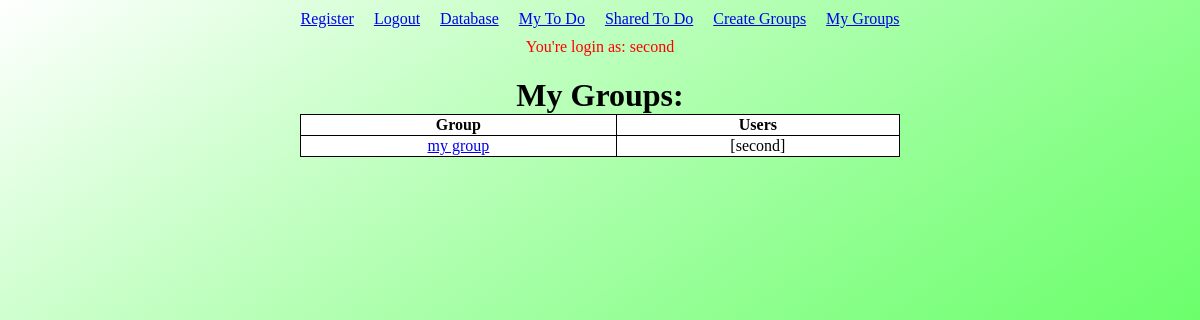
The app's page /mygroups (signed in), older data.
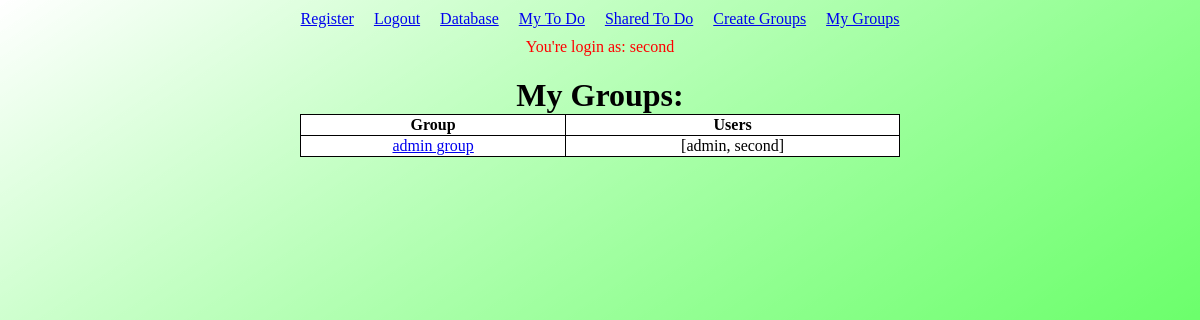
The same page, newer data.
### main.py (models this page shows, shortened)
class Group(db.Model):
    id = db.Column(db.Integer, primary_key = True)
    name = db.Column(db.String(10), unique=True, index=True)
    password = db.Column(db.String(20))
    users = db.relationship('User',
                            secondary=groups,
                            backref=db.backref('groups',
                                                lazy='dynamic',
                                                order_by=name))
    def __repr__(self):
        return self.name

class User(db.Model, UserMixin):
    id = db.Column(db.Integer, primary_key = True)
    username = db.Column(db.String(10), unique=True, index=True)
    password = db.Column(db.String(20))
    todos = db.relationship('Todo', backref='owner', lazy=True)
    def __repr__(self):
        return self.username

### main.py (the view)
@app.route("/mygroups")
@login_required
def my_groups():
    user = current_user
    groups = Group.query.all()
    my_groups = []
    for group in groups:
        if user in group.users:
            my_groups.append(group)
    return render_template('my_groups.html', my_groups=my_groups)

### main.py (called while the page is built)
@login_manager.user_loader
def load_user(user_id):
    return User.query.get(int(user_id))

### templates/my_groups.html
{% extends "layout.html" %}
{% block content %}
    <h1>My Groups:</h1>
    <table style="width: 50%; margin-left: auto; margin-right: auto;">
        <tr>
            <th>Group</th>
            <th>Users</th>
        </tr>
    {% for group in my_groups %}
            <tr>
                <td style="text-align: center;"> <a href="{{ url_for('group_info', group_name=group) }}"> {{ group }} </a></td>
                <td style="text-align: center;"> {{ group.users }} </td>
            </tr>
    {% endfor %}
    </table>
{% endblock %}

Row changes from the older to the newer data that the page shows:
no longer on this page (row edited): Group: name "my group", users "[second]"
now on this page (row unchanged): Group: name "admin group", users "[admin, second]"
